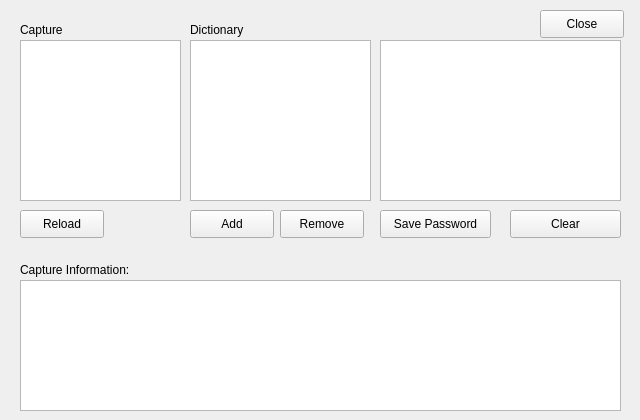
<?xml version="1.0" encoding="UTF-8"?>
<ui version="4.0">
 <class>crack</class>
 <widget class="QWidget" name="crack">
  <property name="geometry">
   <rect>
    <x>0</x>
    <y>0</y>
    <width>640</width>
    <height>420</height>
   </rect>
  </property>
  <property name="minimumSize">
   <size>
    <width>640</width>
    <height>420</height>
   </size>
  </property>
  <property name="maximumSize">
   <size>
    <width>640</width>
    <height>420</height>
   </size>
  </property>
  <property name="windowTitle">
   <string>Form</string>
  </property>
  <widget class="QListWidget" name="captureListWidget">
   <property name="geometry">
    <rect>
     <x>20</x>
     <y>40</y>
     <width>161</width>
     <height>161</height>
    </rect>
   </property>
  </widget>
  <widget class="QLabel" name="captureLabel">
   <property name="geometry">
    <rect>
     <x>20</x>
     <y>20</y>
     <width>63</width>
     <height>20</height>
    </rect>
   </property>
   <property name="text">
    <string>Capture</string>
   </property>
  </widget>
  <widget class="QLabel" name="dictionaryLabel">
   <property name="geometry">
    <rect>
     <x>190</x>
     <y>20</y>
     <width>71</width>
     <height>20</height>
    </rect>
   </property>
   <property name="text">
    <string>Dictionary</string>
   </property>
  </widget>
  <widget class="QListWidget" name="dictionaryListWidget">
   <property name="geometry">
    <rect>
     <x>190</x>
     <y>40</y>
     <width>181</width>
     <height>161</height>
    </rect>
   </property>
  </widget>
  <widget class="QPlainTextEdit" name="captureInformationSimpleTextEdit">
   <property name="geometry">
    <rect>
     <x>20</x>
     <y>280</y>
     <width>601</width>
     <height>131</height>
    </rect>
   </property>
  </widget>
  <widget class="QLabel" name="captureInformationLabel">
   <property name="geometry">
    <rect>
     <x>20</x>
     <y>260</y>
     <width>141</width>
     <height>20</height>
    </rect>
   </property>
   <property name="text">
    <string>Capture Information:</string>
   </property>
  </widget>
  <widget class="QPushButton" name="addDictionaryButton">
   <property name="geometry">
    <rect>
     <x>190</x>
     <y>210</y>
     <width>84</width>
     <height>28</height>
    </rect>
   </property>
   <property name="text">
    <string>Add</string>
   </property>
  </widget>
  <widget class="QPushButton" name="deleteDictionaryButton">
   <property name="geometry">
    <rect>
     <x>280</x>
     <y>210</y>
     <width>84</width>
     <height>28</height>
    </rect>
   </property>
   <property name="text">
    <string>Remove</string>
   </property>
  </widget>
  <widget class="QPlainTextEdit" name="cout">
   <property name="geometry">
    <rect>
     <x>380</x>
     <y>40</y>
     <width>241</width>
     <height>161</height>
    </rect>
   </property>
  </widget>
  <widget class="QPushButton" name="closeButton">
   <property name="geometry">
    <rect>
     <x>540</x>
     <y>10</y>
     <width>84</width>
     <height>28</height>
    </rect>
   </property>
   <property name="text">
    <string>Close</string>
   </property>
  </widget>
  <widget class="QPushButton" name="clearButton">
   <property name="geometry">
    <rect>
     <x>510</x>
     <y>210</y>
     <width>111</width>
     <height>28</height>
    </rect>
   </property>
   <property name="text">
    <string>Clear</string>
   </property>
  </widget>
  <widget class="QPushButton" name="savePasswordButton">
   <property name="geometry">
    <rect>
     <x>380</x>
     <y>210</y>
     <width>111</width>
     <height>28</height>
    </rect>
   </property>
   <property name="text">
    <string>Save Password</string>
   </property>
  </widget>
  <widget class="QPushButton" name="reloadCapturesButton">
   <property name="geometry">
    <rect>
     <x>20</x>
     <y>210</y>
     <width>84</width>
     <height>28</height>
    </rect>
   </property>
   <property name="text">
    <string>Reload</string>
   </property>
  </widget>
 </widget>
 <resources/>
 <connections/>
</ui>
